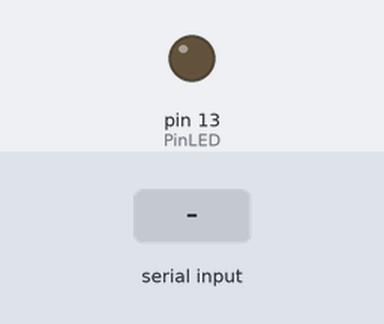
Bench run of a sketch on a simulated Arduino Uno, built with avr-gcc and run on an emulated ATmega328P. On the bench: output pins drawn as LEDs (lit = HIGH). Dashed ring = blinking. The inputs (shaded band) are chosen by the test bench.

Above: at 1.2 s.
1.3 s: "1" received over Serial
At 1.51 s:
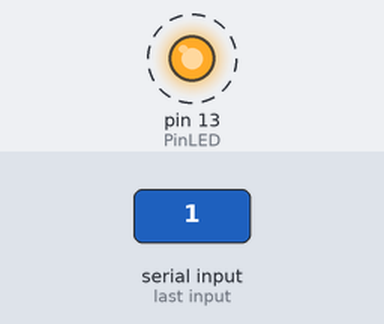
Timing chart, 0 to 4.3 s (numbered marks = the images above; inputs shaded):
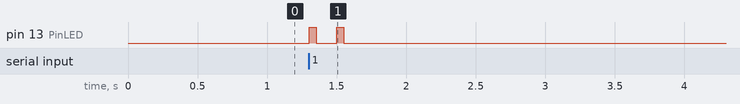

Measured:
- after the input at 1.3 s, pin 13 (PinLED): alternates HIGH for 0.05 s and LOW for 0.15 s, 4 changes in all, then stays LOW, starting at once

The sketch:

test_slave1B.ino
```cpp
#include <SoftwareSerial.h>

#define SSerialRX        7   //Serial Receive pin
#define SSerialTX        9   //Serial Transmit pin
#define SSerialTxControl 8   //RS485 Direction control

#define RS485Transmit    HIGH
#define RS485Receive     LOW

#define PinLED           13

//SoftwareSerial RS485Serial(SSerialRX, SSerialTX);
int byteReceived;
int byteSend;

int pOne = 0;
int pTwo = 0;

void setup() {
  //pinMode(SSerialRX, INPUT);
  //pinMode(SSerialTX, OUTPUT);
  pinMode(SSerialTxControl, OUTPUT);

  pinMode(PinLED, OUTPUT);

  digitalWrite(SSerialTxControl, RS485Receive);
  //RS485Serial.begin(4800);//try 4800 if that fails!
  Serial.begin(4800);
}

boolean receivedIdByte = false;
int cc = 0;
int cc2 = 0;
void loop() {
  /*if (cc++ == 32000) {
    if (cc2++ == 10) {
      digitalWrite(PinLED, HIGH);
      delay(50);
      digitalWrite(PinLED, LOW);
      cc2 = 0;
    }
    cc = 0;
  }*/
  if (Serial.available()) {
    if (receivedIdByte) {
      receivedIdByte = false;
      int command = Serial.read();
      if (command == 0) {
        digitalWrite(PinLED, LOW);
      } else if (command = 1) {
        digitalWrite(PinLED, HIGH);
      } else {
        markError(4);
      }
    } else {
      if (Serial.read() == 0xF1) {
        receivedIdByte = true;
      } else {
        markError(2);
      }
    }
  }
}

void markError(int c) {
  for (int i = 0; i < c; i++) {
    digitalWrite(PinLED, HIGH);
    delay(50);
    digitalWrite(PinLED, LOW);
    delay(150);
  }
  delay(10000);
}
```
